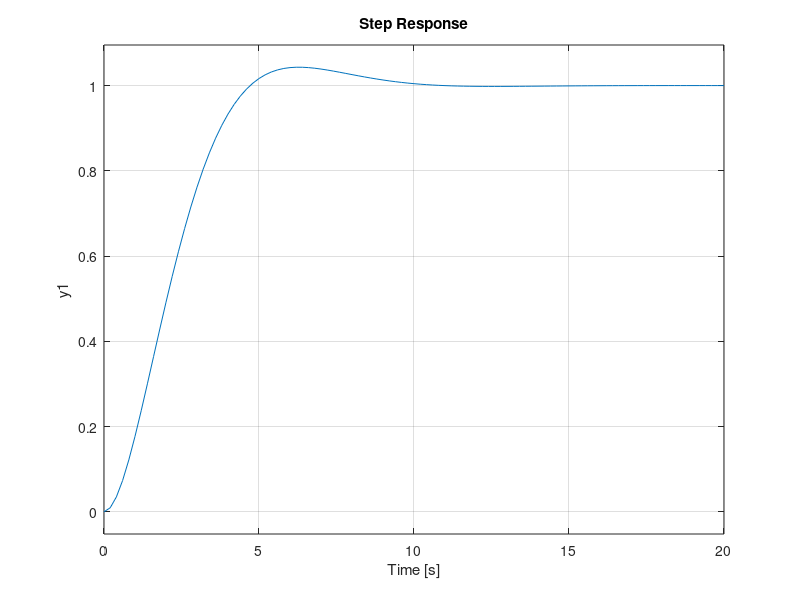

Reproduce this figure in MATLAB. (Note: this script raises an error after producing the figure.)
Hf = tf(2,conv([10,1],[1,1]));
T_sigma = 1;
Hd = tf(1,conv([2*T_sigma,0],[T_sigma,1]));
Hc = Hd/Hf;
zpk(Hc)
Ho = feedback(Hd,1);
wn = 1/sqrt(2)/T_sigma;
tita = 1/sqrt(2);
ts = 8*T_sigma;
cv = 1/2/T_sigma;

step(Ho);
t = 0:0.01:10;
figure, lsim(t,t,t,Ho);
figure, bode(Hd);
